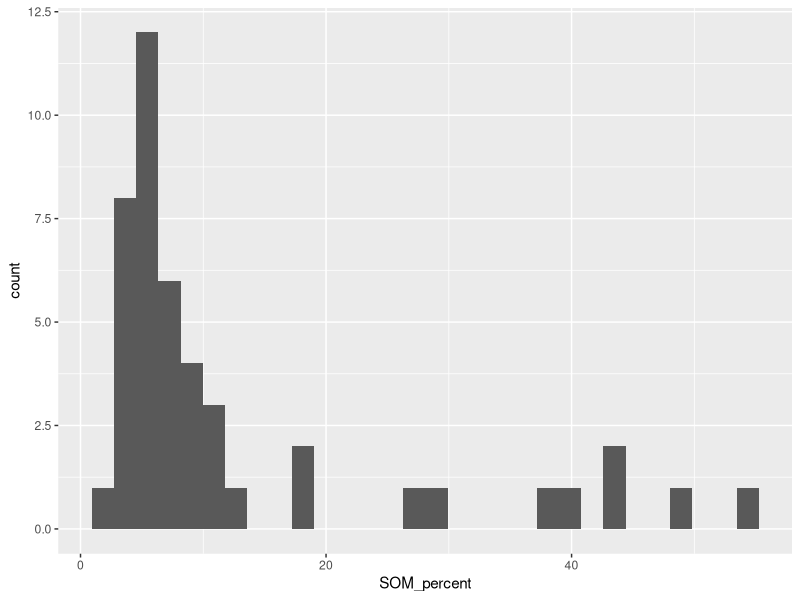
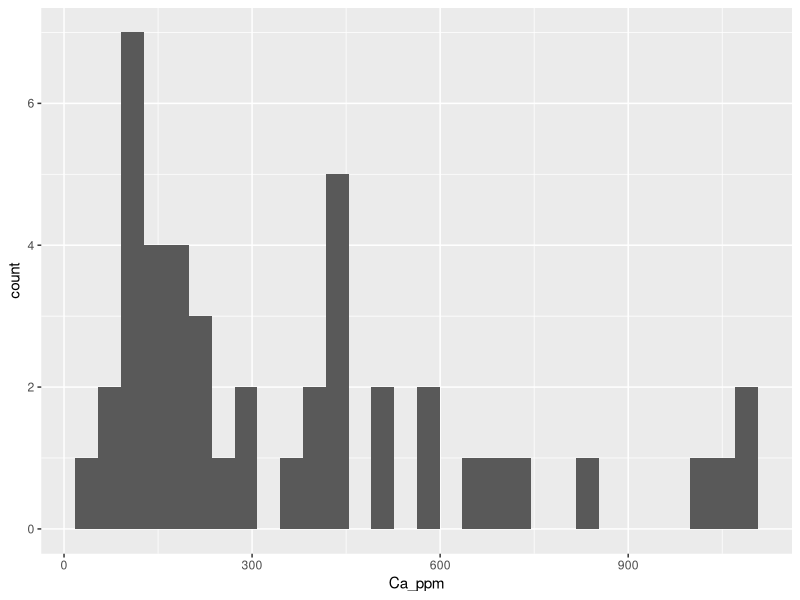
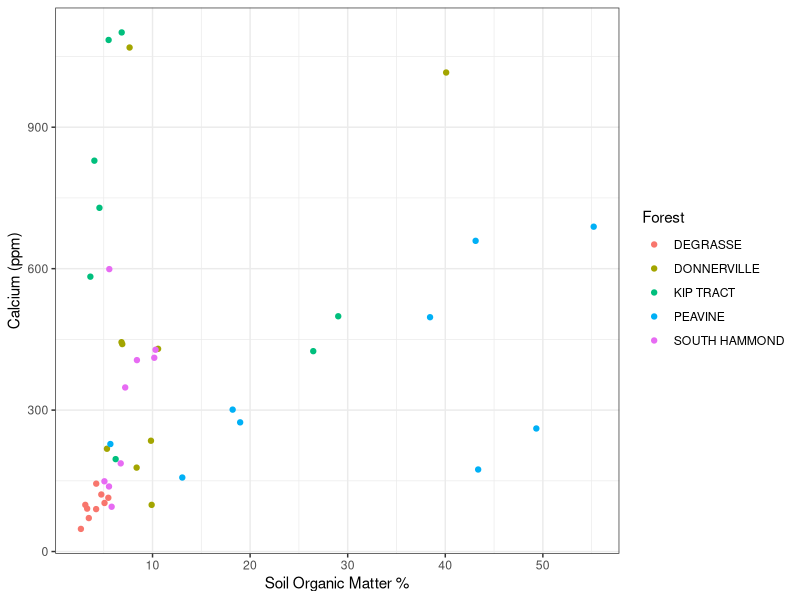
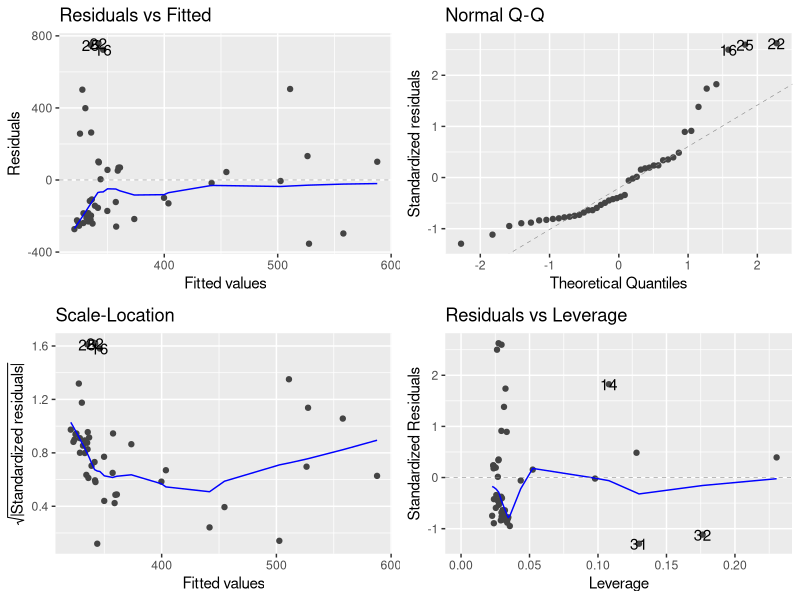
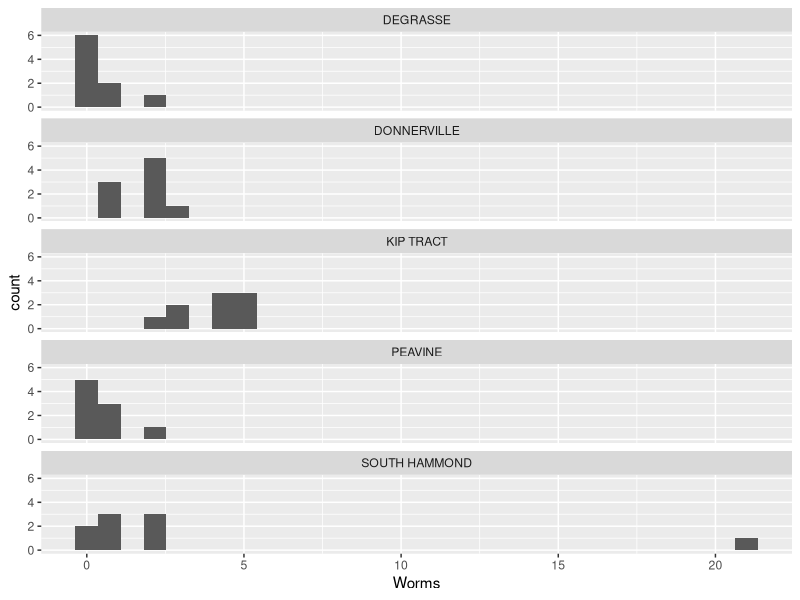

The R script that drew these images, in order:
## ---- chunk 1
rm(list=ls())
library(here)
library(tidyverse) # Uploads dplyr and ggplot2
library(ggfortify)
## ---- chunk 2
soil <- read.csv(here("Data", "soil_reduced-1.csv"), stringsAsFactors = T)
## ---- chunk 3
levels(soil$Forest)
# All good, there are 5 different forests listed as expected
## ---- chunk 4
#Start with a histogram for SOM %
ggplot(soil, aes(x = SOM_percent)) +
  geom_histogram()
## ---- chunk 5
ggplot(soil, aes(x = Ca_ppm)) +
  geom_histogram()
## ---- chunk 6
summary(soil)
## ---- chunk 7
ggplot(soil, aes(x = SOM_percent, y = Ca_ppm, color = Forest)) +
  geom_point() +
  theme_bw() +
  xlab("Soil Organic Matter %") +
  ylab("Calcium (ppm)")
## ---- chunk 8
SOM_Ca_mod <- lm(Ca_ppm ~ SOM_percent, data = soil)
## ---- chunk 9
autoplot(SOM_Ca_mod)
## ---- chunk 10
anova(SOM_Ca_mod)
## ---- chunk 11
ggplot(soil, aes(x = Worms)) +
  geom_histogram() +
  facet_wrap(~ Forest, ncol = 1)
## ---- chunk 12
totals <- soil %>%
  filter(Forest == "DONNERVILLE" | Forest == "KIP TRACT") %>%
  group_by(Forest, Worms) %>%
  summarise(total.number = sum(Worms))
